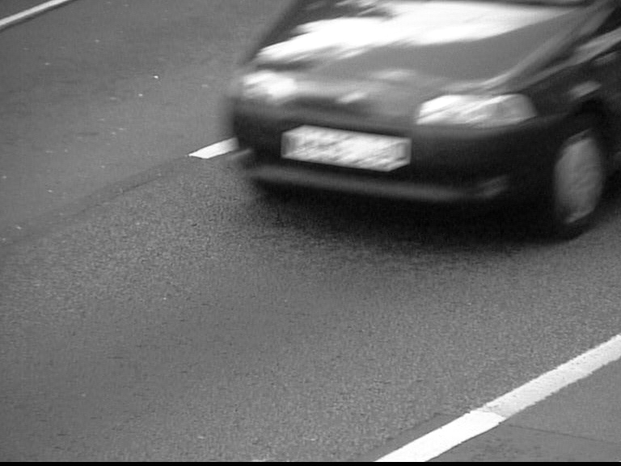
%> input picture TP2 (Fourier tranform, Wiener filter and deblurring)/DELORO_Code/TIVA_TP2b/TIVA_TP2b/imdisp/car.tif, 621 x 466 px, shrunk from 768 x 576 before the run
$ octave defloutage.m   (GNU Octave 9; MATLAB toolbox functions it lacks are replaced by stand-ins)
%> lines starting %> are read from the running program, lines starting %| are printed output that depends on the picture
### TP2 (Fourier tranform, Wiener filter and deblurring)/DELORO_Code/TIVA_TP2b/TIVA_TP2b/imdisp/deblurr.m
function I_deblurred=deblurr(I,K,L)
#Builds the Wiener filter with K,L parameters
#And applies it to the fourier transform of the image
#Returns the image inverse of the fourier transform

#Building the convolution kernel (L-length horizontal)
[N1,N2]=size(I);
seg=zeros(size(I));
seg(1,1+mod((1:L)-ceil(L/2),N2))=1/L;
#Computing the tfd of the kernel
seg_fourier=fft2(seg);
seg_fourier_conj=conj(seg_fourier);

#Building the Wiener filter
K_mat=K*ones(size(I));
filter_Wiener=zeros(size(I));
filter_Wiener=seg_fourier_conj./(seg_fourier.*seg_fourier_conj+K_mat);

#Computing the tfd of the image
I_fourier=fft2(I);

#Applying the Wiener filter to the image's tfd
I_fourier_filtered=filter_Wiener.*I_fourier;

#Taking and returning the inverse
I_deblurred=ifft2(I_fourier_filtered);

end

### TP2 (Fourier tranform, Wiener filter and deblurring)/DELORO_Code/TIVA_TP2b/TIVA_TP2b/imdisp/defloutage.m
#1. Plaque floue

#Loading the image
I0=imread('car.tif');
%> I0 is the input picture: size 466x621 uint8; min 0, max 255, mean 110.9
I0=double(I0)./255;
%> I0: size 466x621 double
load("plaque");
I=plaque;
I=double(I)./255;
[h,w,c]=size(I);

figure(1);
subplot(1,2,1);
imagesc(I0)
title('Image de la voiture');
subplot(1,2,2)
imagesc(I);
axis image;
colormap(gray);
title('Plaque extraite de l image apres rotation');
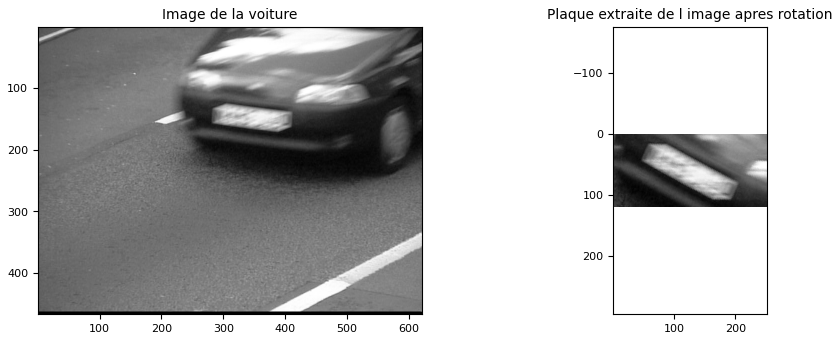
%> figure redrawn from the program's plot data, 2 panels

if ~exist('results')
    mkdir('results')
end
print(1,'results/images.jpg','-djpeg');


#2. Construction du noyau de convolution

#Building the convolution kernel :
#L-length horizontal segment which enable to average on L pixels

L=30; %estimated by zooming on the image
[N1,N2]=size(I);
seg=zeros(size(I));
seg(1,1+mod((1:L)-ceil(L/2),N2))=1/L;

#Computing the tfd of the kernel
seg_fourier=fft2(seg);
#to visualize, first we shift the tfd and then take its module
seg_fourier_shifted_mod=abs(fftshift(seg_fourier)); #for visualization

figure(2);
imagesc(log(seg_fourier_shifted_mod));
colormap(gray);
title('Logarithme du module de la TFD du noyau de convolution h');
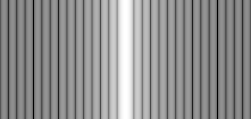
%> displayed picture: size 119x251x3, on the screen's scale of 0 to 255; min 0, max 255, mean 142.8
print(2,'results/TFD_segment.jpg','-djpeg');

figure(3);
plot(seg_fourier_shifted_mod(floor(h/2),:));
title('Profil longitudinal du module de la TFD du noyau');
%> figure, not shown here; curve peaks at x = 126, y = 1
print(3,'results/profil_TFD_segment.jpg','-djpeg');
%We find a sinus cardinal

#Computing the tfd of the image
I_fourier=fft2(I);
I_fourier_shifted_mod=abs(fftshift(I_fourier));

figure(4);
imagesc(log(I_fourier_shifted_mod));
colormap(gray);
title('Logarithme du module de la TFD de l image de la plaque');
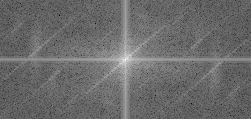
%> displayed picture: size 119x251x3, on the screen's scale of 0 to 255; min 0, max 255, mean 106.7
print(4,'results/TDF_plaque.jpg','-djpeg');


%3. Application du filtre de Wiener

#Deblurring the image with a Wiener filter with K,L parameters
K=0.01;
I_deblurred=deblurr(I,K,L);
#Taking its real part (imag part could be non-zero because of rounding errors)
I_deblurred=real(I_deblurred);

figure(5);
subplot(1,2,1);
imagesc(I);
colormap(gray);
title('Image originale');
subplot(1,2,2);
imagesc(I_deblurred);
colormap(gray);
title('Image defloutee avec filtre de Wiener (L=30, K=0.01)');
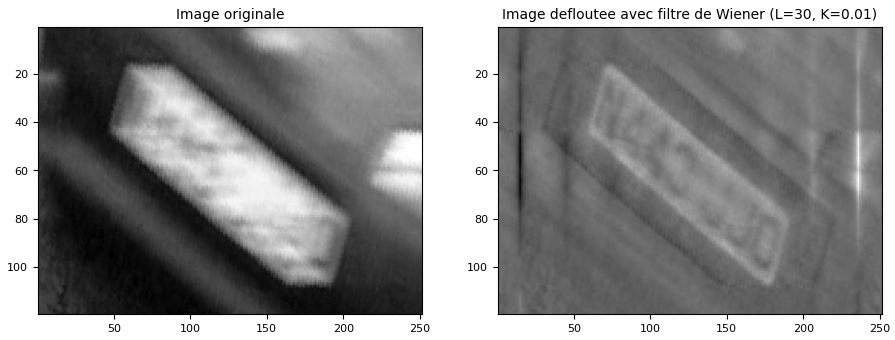
%> figure redrawn from the program's plot data, 2 panels
print(5,'results/plaque_defloutee.jpg','-djpeg');

#Imwite seems to strenghten the contrast of the image,
#which improves the reading of the numberplate
imwrite(I_deblurred,'results/defloute.png');
imwrite(I,'results/origine.png');


#Experiences on the Wiener filter

K_mat=0.01*ones(size(I));
filter_Wiener=zeros(size(I));
seg_fourier_conj=conj(seg_fourier);
filter_Wiener=seg_fourier_conj./(seg_fourier.*seg_fourier_conj+K_mat);

figure(6);
plot(abs(filter_Wiener(ceil(h/2.),:)));
title('Profil longitudinal du module du filtre de Wiener (K=0.01)');
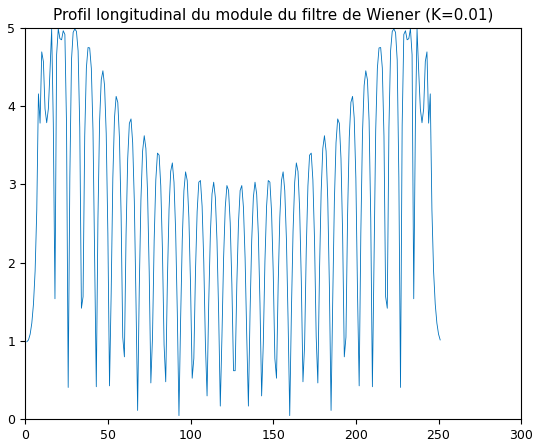
%> figure redrawn from the program's plot data; curve peaks at x = 20, y = 4.99
print(6,'results/profil_Wiener.jpg','-djpeg');

inv_filter_Wiener=ifft2(filter_Wiener);

figure(7);
imagesc(abs(ifftshift(inv_filter_Wiener)));
colormap(gray);
title('Module de la TFD inverse du filtre de Wiener (K=0.01)');
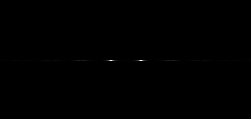
%> displayed picture: size 119x251x3, on the screen's scale of 0 to 255; min 0, max 255, mean 0.1
print(7,'results/Wiener_inv.jpg','-djpeg');

figure(8);
plot(abs(inv_filter_Wiener(1,:)));
title('Profil longitudinal du module de l inverse du filtre de Wiener (K=0.01)');
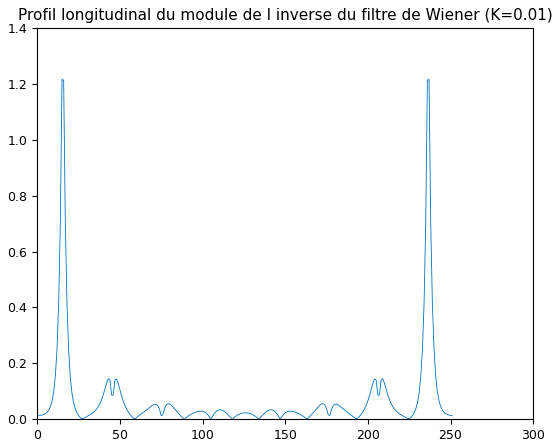
%> figure redrawn from the program's plot data; curve peaks at x = 237, y = 1.22
print(8,'results/profil_Wiener_inv.jpg','-djpeg');
